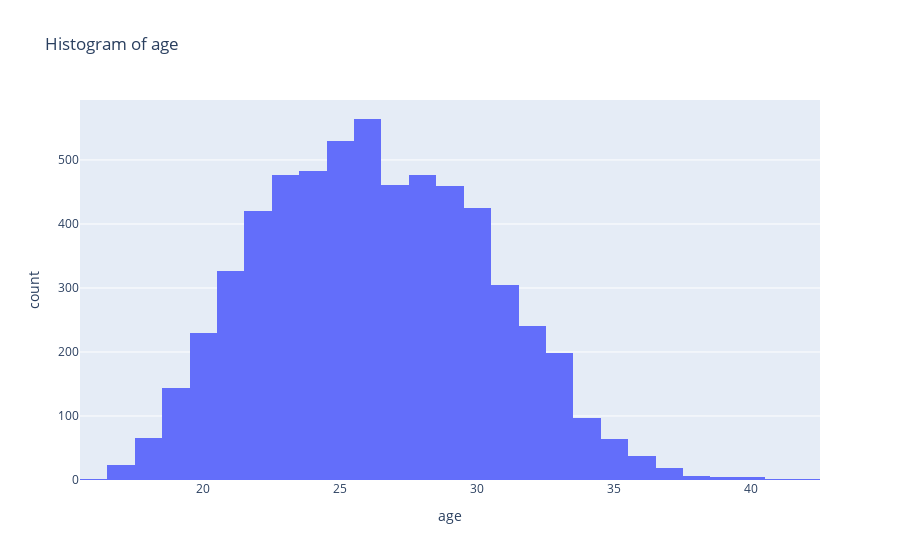

This figure's notebook cell:
### Code cell
fig = px.histogram(player, x='age', title='Histogram of age')
fig.update_layout(xaxis_title='age')
fig.show()

### Figure 1 — Plotly figure (JSON) as saved in the notebook; plotly's stock layout.template omitted (floating-point values rounded to 4 significant figures; data arrays with more than 128 entries replaced by an {"elided": "..."} marker saying what was removed)
{"data": [{"alignmentgroup": "True", "bingroup": "x", "hovertemplate": "age=%{x}<br>count=%{y}<extra></extra>", "legendgroup": "", "marker": {"color": "#636efa", "pattern": {"shape": ""}}, "name": "", "offsetgroup": "", "orientation": "v", "showlegend": false, "type": "histogram", "x": {"elided": "6063 int values"}, "xaxis": "x", "yaxis": "y"}], "layout": {"barmode": "relative", "legend": {"tracegroupgap": 0}, "title": {"text": "Histogram of age"}, "xaxis": {"anchor": "y", "domain": [0, 1], "title": {"text": "age"}}, "yaxis": {"anchor": "x", "domain": [0, 1], "title": {"text": "count"}}}}
